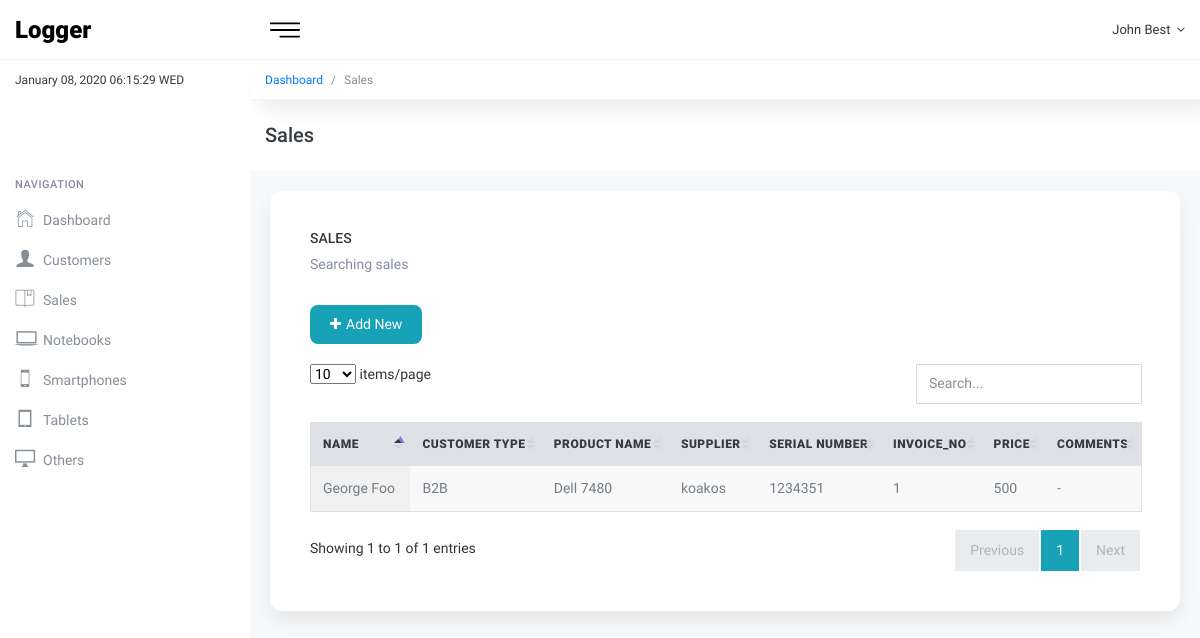
The app's page /logger/Sales/ (signed in) with its own data.
### logger/models.py (models this page shows, shortened)
class User(AbstractUser):
    is_staff = models.BooleanField(default=False)
    is_customer = models.BooleanField(default=False)
    def __str__(self):
        return str(self.username)

class Customer(models.Model):
    account = models.OneToOneField(User, null = True, on_delete=models.CASCADE)
    first_name = models.CharField(max_length=30, null=True)
    last_name = models.CharField(max_length=30, null=True)
    e_mail = models.EmailField(null=True)
    created_at = models.DateTimeField(auto_now_add=True)
    type = (('B2B', 'B2B'), ('Retail', 'Retail'),)
    customer_type = models.CharField(max_length=15, choices=type, null=True)
    telephone = models.CharField(max_length=10, null=True)
    vat_id = models.CharField(max_length=30, null=True)
    address = models.CharField(max_length=20,null=True)
    balance = models.PositiveIntegerField(default=0, null=True)

class Sale(models.Model):
    customer = models.ForeignKey(Customer,related_name='sales',on_delete=models.CASCADE)
    product_name = models.CharField(max_length=40, null=True)
    supplier = models.CharField(max_length=40, null=True)
    serial_number = models.CharField(max_length=40,null=True)
    invoice_no = models.PositiveIntegerField(default=0, null=True)
    price = models.PositiveIntegerField(default=0, null=True)
    comments = models.CharField(max_length=50, null=True)
    sale_date = models.DateTimeField(auto_now_add=True)
    warranty = models.CharField(max_length=20, null=True)

### logger/views.py (the view)
# urls.py: path('Sales/',views.SaleListView.as_view(),name='sales-list'),
@method_decorator(login_required,name='dispatch')
class SaleListView(ListView):
    template_name = 'logger/sales.html'
    def get_queryset(self):
        user = User.objects.get(username=self.request.user)
        if user.is_staff:
            return Sale.objects.all()
        elif user.is_customer:
            customer = Customer.objects.get(account=user)
            return Sale.objects.filter(customer=customer)

### logger/templates/logger/sales.html (shortened to what this page needs)
{% extends 'logger/base.html' %}
{%block body %}
    <div class="kt-breadcrumb">
      <nav class="breadcrumb">
        <a class="breadcrumb-item" href="index.html">Dashboard</a>
        <span class="breadcrumb-item active">Sales</span>
      </nav>
    </div>
    <div class="kt-mainpanel">
      <div class="kt-pagetitle">
        <h5>Sales</h5>
      </div>
      <div class="kt-pagebody">
        <div class="row row-sm">
          <div class="col-lg-12">
            <div class="card pd-20 pd-sm-40">
              <h6 class="card-body-title">Sales</h6>
              <p class="mg-b-20 mg-sm-b-30">Searching sales</p>
              <div class="d-flex">
                 <a href="{% url 'logger:add-new-sale' %}" class="btn btn-info bd-0 pd-x-20"><i class="fa fa-plus mg-r-5"></i>Add New</a>
               </div>
              <div class="table-wrapper mg-t-20">
                <table id="sales" class="table display responsive nowrap">
                  <thead>
                    <tr>
                      <th class="wd-15p">Name</th>
                      <th class="wd-20p">Customer Type</th>
                      <th class="wd-20p">Product Name</th>
                      <th class="wd-15p">Supplier</th>
                      <th class="wd-12p">Serial Number</th>
                      <th class="wd-15p">Invoice_no</th>
                      <th class="wd-10p">Price</th>
                      <th class="wd-10p">Comments</th>
                    </tr>
                  </thead>
                  <tbody>
                    {%for object in object_list %}
                    <tr>
                      <td>{{object.customer.first_name}} {{object.customer.last_name}}</td>
                      <td>{{object.customer.customer_type}}</td>
                      <td>{{object.product_name}}</td>
                      <td>{{object.supplier}}</td>
                      <td>{{object.serial_number}}</td>
                      <td>{{object.invoice_no}}</td>
                      <td>{{object.price}}</td>
                      <td>{{object.comments}}</td>
                    </tr>
                    {% endfor %}
                  </tbody>
                </table>
              </div>
            </div>
        </div>
      </div>
      </div>
    </div>
    {%endblock%}

### logger/templates/logger/base.html (shortened to what this page needs)
<!DOCTYPE html>
<html lang="en">
  <head>
     {% load static %}
    <link href="{% static 'logger/lib/font-awesome/css/font-awesome.css' %}" rel="stylesheet">
    <link href="{% static 'logger/lib/Ionicons/css/ionicons.css' %}" rel="stylesheet">
    <link href="{% static 'logger/lib/perfect-scrollbar/css/perfect-scrollbar.css' %}" rel="stylesheet">
    <link href="{% static 'logger/lib/highlightjs/github.css' %}" rel="stylesheet">
    <link href="{% static 'logger/lib/datatables/jquery.dataTables.css' %}" rel="stylesheet">
    <link href="{% static 'logger/lib/select2/css/select2.min.css' %}" rel="stylesheet">
    <link rel="stylesheet" href="{% static 'logger/css/magen-iot-admin.css' %}">
  </head>
  <body>
        <div class="kt-sideleft-header">
          <div class="kt-logo"><a href="/logger">Logger <small></small></a></div>
          <div id="ktDate" class="kt-date-today"></div>
        </div>
        <div class="kt-sideleft">
          <label class="kt-sidebar-label">Navigation</label>
          <ul class="nav kt-sideleft-menu">
            <li class="nav-item">
              <a href="/logger" class="nav-link">
                <i class="icon ion-ios-home-outline"></i>
                <span>Dashboard</span>
              </a>
            </li>
            {%if request.user.is_staff %}
            <li class="nav-item">
              <a href="/logger/Customers" class="nav-link">
                <i class="icon ion-person"></i>
                <span>Customers</span>
              </a>
            </li>
            <li class="nav-item">
              <a href="/logger/Sales" class="nav-link">
                <i class="icon ion-ios-bookmarks-outline"></i>
                <span>Sales</span>
              </a>
            </li>
            {% endif %}
            <li class="nav-item">
              <a href="/logger/Notebook" class="nav-link">
                <i class="icon ion-laptop"></i>
                <span>Notebooks</span>
              </a>
            </li>
            <li class="nav-item">
              <a href="/logger/Smartphone" class="nav-link">
                <i class="icon ion-iphone"></i>
                <span>Smartphones</span>
              </a>
            </li>
            <li class="nav-item">
              <a href="/logger/Tablet" class="nav-link">
                <i class="icon ion-ipad"></i>
                <span>Tablets</span>
              </a>
            </li>
            <li class="nav-item">
              <a href="/logger/Other" class="nav-link">
                <i class="icon ion-monitor"></i>
                <span>Others</span>
              </a>
            </li>
          </ul>
        </div>
        <div class="kt-headpanel">
          <div class="kt-headpanel-left">
            <a id="naviconMenu" href="" class="kt-navicon d-none d-lg-flex"><img src="{% static 'logger/img/menu.svg' %}" width="30"/></a>
          </div>
          <div class="kt-headpanel-right">
            <div class="dropdown dropdown-profile">
              <a href="" class="nav-link nav-link-profile" data-toggle="dropdown">
                <span class="logged-name"><span class="hidden-xs-down">{{request.user.customer.first_name}} {{request.user.customer.last_name}}</span> <i class="fa fa-angle-down mg-l-3"></i></span>
              </a>
            </div>
          </div>
        </div>
    {% block body %}
    {% endblock %}
  </body>
</html>

### records on screen
User: user.customer.first_name "John", user.customer.last_name "Best"
Sale: customer.first_name "George", customer.last_name "Foo", customer.customer_type "B2B", product_name "Dell 7480", supplier "koakos", serial_number "1234351", invoice_no "1", price "500", comments "-"
